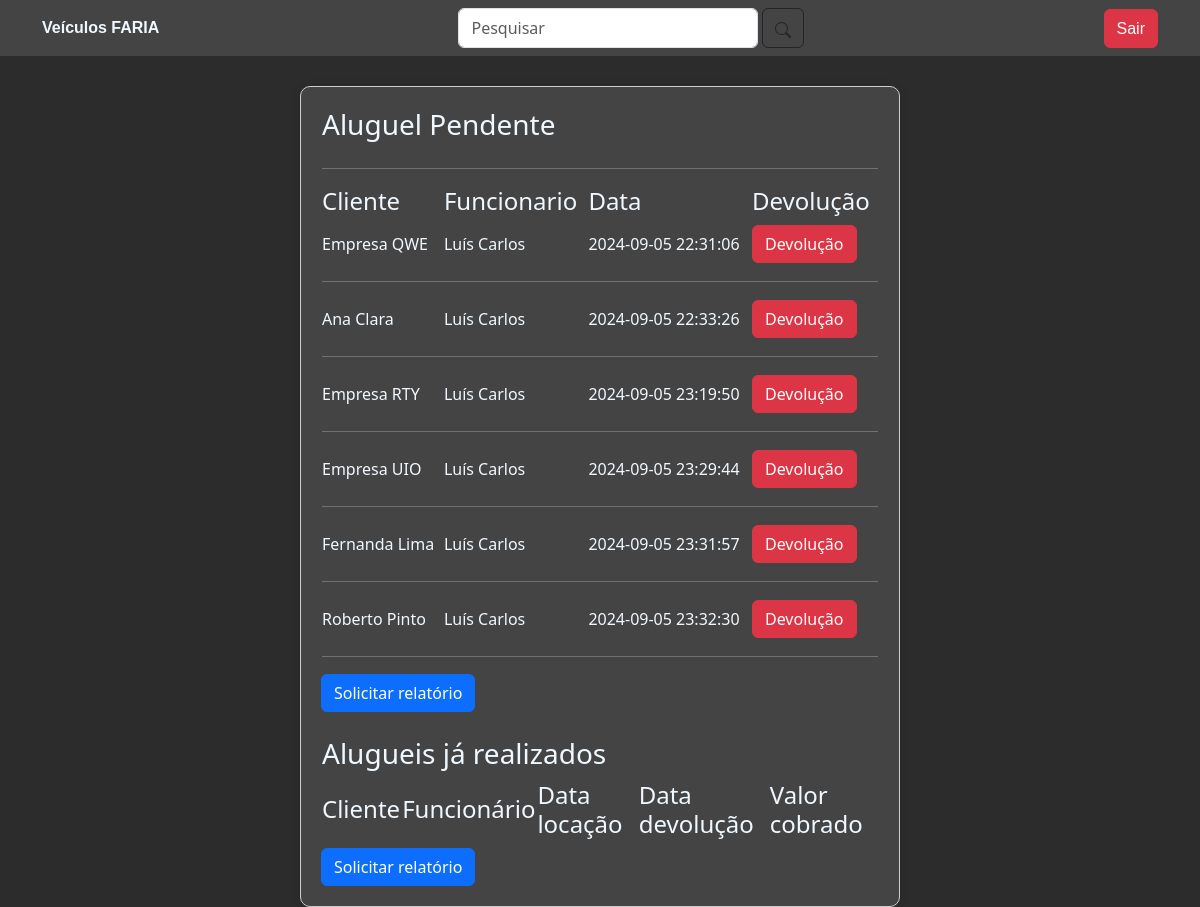
Screenshot of /sistema/historico_veiculo.php (signed in) with the database file from the repository.
### tables this page shows
CREATE TABLE `tb_aluguel` (
  `id_aluguel` int(11) NOT NULL AUTO_INCREMENT,
  `data_aluguel` timestamp NOT NULL DEFAULT current_timestamp() ON UPDATE current_timestamp(),
  `tb_funcionario_id_funcionario` int(11) NOT NULL,
  `tb_cliente_id_cliente` int(11) NOT NULL,
  PRIMARY KEY (`id_aluguel`),
  UNIQUE KEY `id_aluguel_UNIQUE` (`id_aluguel`),
  KEY `fk_tb_aluguel_tb_funcionario1_idx` (`tb_funcionario_id_funcionario`),
  KEY `fk_tb_aluguel_tb_cliente1_idx` (`tb_cliente_id_cliente`),
  CONSTRAINT `fk_tb_aluguel_tb_cliente1` FOREIGN KEY (`tb_cliente_id_cliente`) REFERENCES `tb_cliente` (`id_cliente`) ON DELETE CASCADE ON UPDATE CASCADE,
  CONSTRAINT `fk_tb_aluguel_tb_funcionario1` FOREIGN KEY (`tb_funcionario_id_funcionario`) REFERENCES `tb_funcionario` (`id_funcionario`) ON DELETE CASCADE ON UPDATE CASCADE
);

CREATE TABLE `tb_cliente` (
  `id_cliente` int(11) NOT NULL AUTO_INCREMENT,
  `nome_cliente` varchar(45) NOT NULL,
  `tipo_cliente` enum('e','p') NOT NULL,
  PRIMARY KEY (`id_cliente`)
);

CREATE TABLE `tb_funcionario` (
  `id_funcionario` int(11) NOT NULL AUTO_INCREMENT,
  `nome_funcionario` varchar(45) NOT NULL,
  `cpf_funcionario` varchar(45) NOT NULL,
  `senha_funcionario` varchar(45) NOT NULL,
  PRIMARY KEY (`id_funcionario`)
);

### sistema/operacoes.php (called while the page is built, shortened)
<?php
    function dadosAluguelNaoDevolvido($conexao){
        $sql = "SELECT a.data_aluguel, c.nome_cliente, c.id_cliente, f.nome_funcionario
                FROM tb_aluguel AS a, tb_veiculo AS n, tb_veiculo_aluguel AS va, tb_cliente as c, tb_funcionario as f
                WHERE n.id_veiculo = va.tb_veiculo_id_veiculo
                AND c.id_cliente = a.tb_cliente_id_cliente
                AND a.id_aluguel = va.tb_aluguel_id_aluguel
                AND a.tb_funcionario_id_funcionario = f.id_funcionario
                AND va.km_final = 0";
        $stmt = mysqli_prepare($conexao, $sql);
        mysqli_stmt_execute($stmt);
        mysqli_stmt_bind_result($stmt, $dtAluguel, $nome_cliente, $idCliente, $nomeFuncionario);
        mysqli_stmt_store_result($stmt);
        if (mysqli_stmt_num_rows($stmt) > 0) {
            while (mysqli_stmt_fetch($stmt)) {
                $dadosAluguel[] = [
                    "data" => $dtAluguel,
                    "cliente" => $nome_cliente,
                    "idCliente" => $idCliente,
                    "funcionario" => $nomeFuncionario
                ];
            }
        }
        $alugados = removerRepetidosArray($dadosAluguel);
        return $alugados;
    }
    function removerRepetidosArray ($array){
        $unico = array_unique($array, SORT_REGULAR);
        return $unico;
    }
?>

### sistema/historico_veiculo.php (the view, shortened to what this page needs)
<?php
    require_once 'conexao.php';
    require_once 'operacoes.php';
?>
<!DOCTYPE html>
<html lang="en">
<head>
    <link href="https://cdn.jsdelivr.net/npm/bootstrap@5.3.3/dist/css/bootstrap.min.css" rel="stylesheet">
    <link rel="stylesheet" href="./css/style.css">
</head>
<body>
<nav class="navbar">
        <div class="container" id="navbar">
          <a href="home.php" id="logo">Veículos FARIA</a>
          <form class="d-flex" role="search">
            <input class="form-control me-1" type="search" placeholder="Pesquisar" aria-label="search" style="width: 300px;">
            <button class="btn btn-outline-dark" type="submit">
              <svg xmlns="http://www.w3.org/2000/svg" width="16" height="16" fill="currentColor" class="bi bi-search" viewBox="0 0 16 16">
                <path d="M11.742 10.344a6.5 6.5 0 1 0-1.397 1.398h-.001q.044.06.098.115l3.85 3.85a1 1 0 0 0 1.415-1.414l-3.85-3.85a1 1 0 0 0-.115-.1zM12 6.5a5.5 5.5 0 1 1-11 0 5.5 5.5 0 0 1 11 0"/>
              </svg>
            </button>
          </form>
          <button class="btn btn-danger" type="submit"><a href="limpar_sessions.php?origem=1" id="sair">Sair</a></button>
        </div>
    </nav>
<div class="container-func">
<table id="tabela">
        <tr>
            <td colspan="4"><h3>Aluguel Pendente</h3></td>
        </tr>
        <tr>
            <td colspan='4'><hr></td>
        </tr>
        <tr>
            <td><h4>Cliente</h4></td>
            <td><h4>Funcionario</h4></td>
            <td><h4>Data</h4></td>
            <td><h4>Devolução</h4></td>
        </tr>
            <?php
                $alugueis = dadosAluguelNaoDevolvido($conexao);
                foreach ($alugueis as $valor) {
                    $id = $valor["idCliente"];
                    $cliente = $valor["cliente"];
                    echo "<tr>";
                    echo "<td>". $valor["cliente"] ."</td>";
                    echo "<td>". $valor["funcionario"] ."</td>";
                    echo "<td>". $valor["data"] ."</td>";
                    echo "<td><a href='./dados_individuais.php?id_cliente=$id&nome_cliente=$cliente' class='btn btn-danger'>Devolução</a></td>";
                    echo "</tr>";
                    echo "<tr>
                            <td colspan='4'><hr></td>
                    </tr>";
                }
            ?>
    </table>
    <a href="relatorios.php?origem=1" class="btn btn-primary">Solicitar relatório</a>
    <br><br>
    <table id="tabela">
        <tr>
            <td colspan="5"><h3>Alugueis já realizados</h3></td>
        </tr>
        <tr>
            <td><h4>Cliente</h4></td>
            <td><h4>Funcionário</h4> </td>
            <td><h4>Data locação</h4></td>
            <td><h4>Data devolução</h4></td>
            <td><h4>Valor cobrado</h4></td>
        </tr>
    </table>
    <a href="relatorios.php?origem=2" class="btn btn-primary">Solicitar relatório</a>
</div>
</body>
</html>

### sistema/css/style.css (style rules this page uses)
body { background-color: #2c2c2c; }
a { text-decoration: none; color: rgb(0, 0, 0); font-family:Verdana, Geneva, Tahoma, sans-serif; }
nav { display: flex; justify-content: space-around; background-color: #444444; }
nav #logo { font-weight: bold; color: aliceblue; }
nav #sair { color: #ffffff; }
input { width: 100%; height: 40px; border-radius: 5px; border-style: none; background-color: aliceblue; }
.container-func { max-width: 600px; margin: 0 auto; margin-top: 30px; padding: 20px; border: 1px solid #ccc; border-radius: 10px; color: aliceblue; background-color: #444444; box-shadow: 0 0 10px rgba(0, 0, 0, 0.1); }
table { width: 70%; }
#tabela { width: 100%; }

### rows the page displays
tb_aluguel: tb_cliente_id_cliente.nome_cliente "Empresa QWE", tb_funcionario_id_funcionario.nome_funcionario "Luís Carlos", data_aluguel "2024-09-05 22:31:06"
tb_aluguel: tb_cliente_id_cliente.nome_cliente "Ana Clara", tb_funcionario_id_funcionario.nome_funcionario "Luís Carlos", data_aluguel "2024-09-05 22:33:26"
tb_aluguel: tb_cliente_id_cliente.nome_cliente "Empresa RTY", tb_funcionario_id_funcionario.nome_funcionario "Luís Carlos", data_aluguel "2024-09-05 23:19:50"
tb_aluguel: tb_cliente_id_cliente.nome_cliente "Empresa UIO", tb_funcionario_id_funcionario.nome_funcionario "Luís Carlos", data_aluguel "2024-09-05 23:29:44"
tb_aluguel: tb_cliente_id_cliente.nome_cliente "Fernanda Lima", tb_funcionario_id_funcionario.nome_funcionario "Luís Carlos", data_aluguel "2024-09-05 23:31:57"
tb_aluguel: tb_cliente_id_cliente.nome_cliente "Roberto Pinto", tb_funcionario_id_funcionario.nome_funcionario "Luís Carlos", data_aluguel "2024-09-05 23:32:30"
